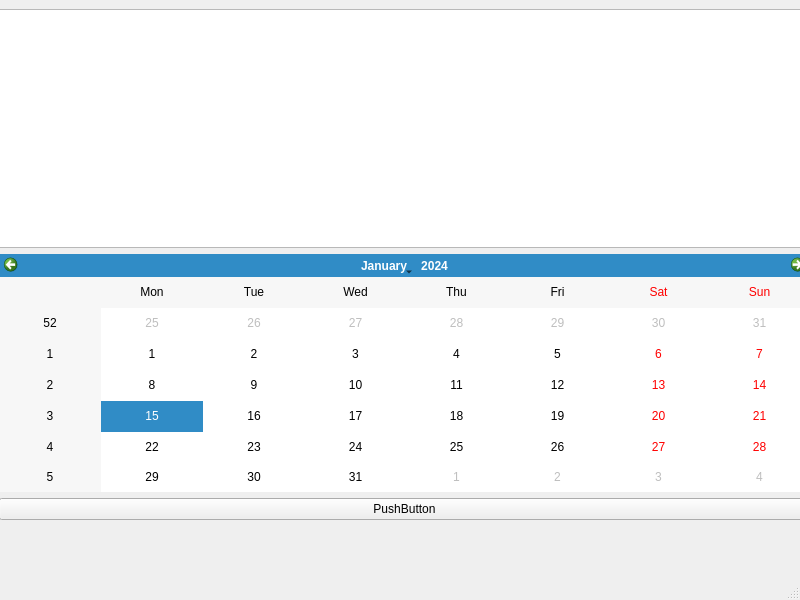
<?xml version="1.0" encoding="UTF-8"?>
<ui version="4.0">
 <class>MainWindow</class>
 <widget class="QMainWindow" name="MainWindow">
  <property name="geometry">
   <rect>
    <x>0</x>
    <y>0</y>
    <width>800</width>
    <height>600</height>
   </rect>
  </property>
  <property name="windowTitle">
   <string>MainWindow</string>
  </property>
  <widget class="QWidget" name="centralwidget">
   <widget class="QWidget" name="horizontalLayoutWidget">
    <property name="geometry">
     <rect>
      <x>-1</x>
      <y>9</y>
      <width>811</width>
      <height>511</height>
     </rect>
    </property>
    <layout class="QHBoxLayout" name="horizontalLayout">
     <item>
      <layout class="QVBoxLayout" name="verticalLayout">
       <item>
        <widget class="QTableView" name="tableView"/>
       </item>
       <item>
        <widget class="QCalendarWidget" name="calendarWidget"/>
       </item>
       <item>
        <widget class="QPushButton" name="pushButton">
         <property name="text">
          <string>PushButton</string>
         </property>
        </widget>
       </item>
      </layout>
     </item>
    </layout>
   </widget>
  </widget>
  <widget class="QMenuBar" name="menubar">
   <property name="geometry">
    <rect>
     <x>0</x>
     <y>0</y>
     <width>800</width>
     <height>23</height>
    </rect>
   </property>
  </widget>
  <widget class="QStatusBar" name="statusbar"/>
 </widget>
 <resources/>
 <connections/>
</ui>
